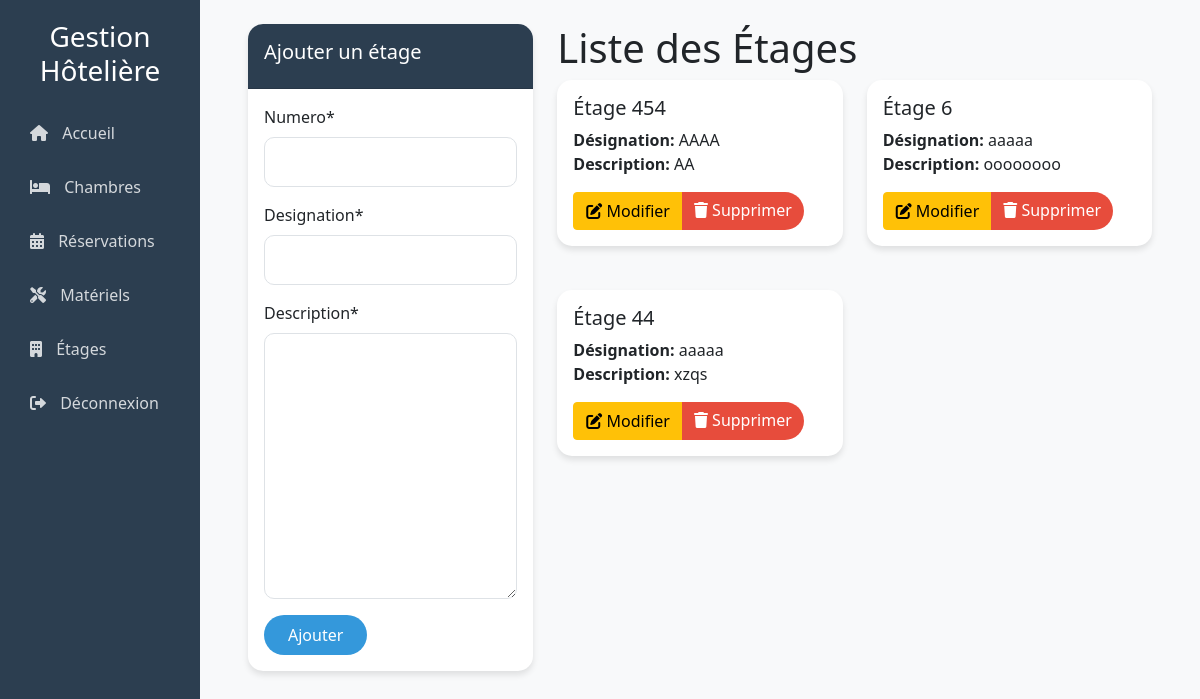
/etages/ (signed in), run on the app's committed database.
### etages/models.py (models this page shows, shortened)
class Etage(models.Model):
    numero = models.IntegerField(unique=True)
    designation = models.CharField(max_length=100)
    description = models.TextField()

### etages/views.py (the view)
# urls.py: path('', views.liste_etages, name='liste_etages'),
@login_required
def liste_etages(request):
    etages = Etage.objects.all()
    form = EtageForm()
    if request.method == 'POST':
        form = EtageForm(request.POST)
        if form.is_valid():
            form.save()
            return redirect('etages:liste_etages')
    return render(request, 'etages/liste_etages.html', {
        'etages': etages,
        'form': form
    })

### etages/forms.py
class EtageForm(forms.ModelForm):
    class Meta:
        model = Etage
        fields = ['numero', 'designation', 'description']

### templates/etages/liste_etages.html (shortened to what this page needs)
{% extends 'base.html' %}
{% load crispy_forms_tags %}
{% block content %}
<div class="container mt-4">
    <div class="row">
        <div class="col-md-4 mb-4">
            <div class="card">
                <div class="card-header">
                    <h5>Ajouter un étage</h5>
                </div>
                <div class="card-body">
                    <form method="post">
                        {{ form|crispy }}
                        <button type="submit" class="btn btn-primary">Ajouter</button>
                    </form>
                </div>
            </div>
        </div>
        <div class="col-md-8">
            <h1>Liste des Étages</h1>
            <div class="row">
                {% for etage in etages %}
                <div class="col-md-6 mb-4">
                    <div class="card">
                        <div class="card-body">
                            <h5 class="card-title">Étage {{ etage.numero }}</h5>
                            <p class="card-text">
                                <strong>Désignation:</strong> {{ etage.designation }}<br>
                                <strong>Description:</strong> {{ etage.description }}
                            </p>
                            <div class="btn-group">
                                <a href="{% url 'etages:update_etage' etage.id %}" class="btn btn-warning">
                                    <i class="fas fa-edit"></i> Modifier
                                </a>
                                <a href="{% url 'etages:delete_etage' etage.id %}" class="btn btn-danger">
                                    <i class="fas fa-trash"></i> Supprimer
                                </a>
                            </div>
                        </div>
                    </div>
                </div>
                {% endfor %}
            </div>
        </div>
    </div>
</div>
{% endblock %}

### templates/base.html (style rules this page uses)
:root { --primary-color: #2c3e50; --secondary-color: #3498db; --accent-color: #e74c3c; --light-bg: #f8f9fa; }
body { background-color: var(--light-bg); font-family: 'Segoe UI', Tahoma, Geneva, Verdana, sans-serif; }
.card { border: none; border-radius: 15px; box-shadow: 0 4px 6px rgba(0,0,0,0.1); transition: all 0.3s ease; margin-bottom: 20px; }
.card-header { background-color: var(--primary-color); color: white; border-radius: 15px 15px 0 0 !important; padding: 1rem; }
.btn-primary { background-color: var(--secondary-color); border: none; padding: 0.5rem 1.5rem; border-radius: 25px; transition: all 0.3s ease; }
.btn-danger { background-color: var(--accent-color); border: none; border-radius: 25px; }
.animate-fade-in { animation: fadeIn 0.5s ease-in; }
.form-control { border-radius: 10px; border: 1px solid #dee2e6; padding: 0.75rem; }

### data on the page
Etage: numero "454", designation "AAAA", description "AA"
Etage: numero "6", designation "aaaaa", description "oooooooo"
Etage: numero "44", designation "aaaaa", description "xzqs"
